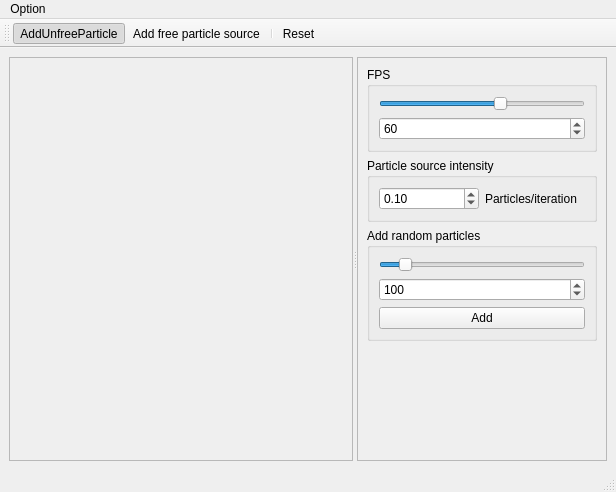
<?xml version="1.0" encoding="UTF-8"?>
<ui version="4.0">
 <class>MainWindow</class>
 <widget class="QMainWindow" name="MainWindow">
  <property name="geometry">
   <rect>
    <x>0</x>
    <y>0</y>
    <width>616</width>
    <height>492</height>
   </rect>
  </property>
  <property name="windowTitle">
   <string>MainWindow</string>
  </property>
  <widget class="QWidget" name="centralwidget">
   <layout class="QHBoxLayout" name="horizontalLayout">
    <item>
     <widget class="QSplitter" name="splitter">
      <property name="orientation">
       <enum>Qt::Horizontal</enum>
      </property>
      <widget class="QFrame" name="frame">
       <property name="minimumSize">
        <size>
         <width>100</width>
         <height>100</height>
        </size>
       </property>
       <property name="baseSize">
        <size>
         <width>300</width>
         <height>300</height>
        </size>
       </property>
       <property name="frameShape">
        <enum>QFrame::StyledPanel</enum>
       </property>
       <property name="frameShadow">
        <enum>QFrame::Raised</enum>
       </property>
       <layout class="QVBoxLayout" name="verticalLayout">
        <item>
         <widget class="OpenGLWidget" name="openglWidget" native="true">
          <property name="cursor">
           <cursorShape>CrossCursor</cursorShape>
          </property>
          <property name="mouseTracking">
           <bool>true</bool>
          </property>
          <property name="toolTip">
           <string extracomment="Click to add an unfree point"/>
          </property>
         </widget>
        </item>
       </layout>
      </widget>
      <widget class="QFrame" name="frame_2">
       <property name="enabled">
        <bool>true</bool>
       </property>
       <property name="sizePolicy">
        <sizepolicy hsizetype="Minimum" vsizetype="Minimum">
         <horstretch>0</horstretch>
         <verstretch>0</verstretch>
        </sizepolicy>
       </property>
       <property name="minimumSize">
        <size>
         <width>0</width>
         <height>0</height>
        </size>
       </property>
       <property name="maximumSize">
        <size>
         <width>250</width>
         <height>16777215</height>
        </size>
       </property>
       <property name="baseSize">
        <size>
         <width>5</width>
         <height>0</height>
        </size>
       </property>
       <property name="layoutDirection">
        <enum>Qt::LeftToRight</enum>
       </property>
       <property name="autoFillBackground">
        <bool>false</bool>
       </property>
       <property name="frameShape">
        <enum>QFrame::StyledPanel</enum>
       </property>
       <property name="frameShadow">
        <enum>QFrame::Raised</enum>
       </property>
       <layout class="QVBoxLayout" name="verticalLayout_2">
        <item>
         <widget class="QGroupBox" name="groupBox">
          <property name="title">
           <string>FPS</string>
          </property>
          <layout class="QVBoxLayout" name="verticalLayout_3">
           <item>
            <widget class="QSlider" name="horizontalSlider">
             <property name="minimum">
              <number>1</number>
             </property>
             <property name="maximum">
              <number>100</number>
             </property>
             <property name="value">
              <number>60</number>
             </property>
             <property name="orientation">
              <enum>Qt::Horizontal</enum>
             </property>
             <property name="invertedAppearance">
              <bool>false</bool>
             </property>
             <property name="invertedControls">
              <bool>false</bool>
             </property>
             <property name="tickPosition">
              <enum>QSlider::NoTicks</enum>
             </property>
            </widget>
           </item>
           <item>
            <widget class="QSpinBox" name="spinBox">
             <property name="minimum">
              <number>1</number>
             </property>
             <property name="maximum">
              <number>100</number>
             </property>
             <property name="value">
              <number>60</number>
             </property>
            </widget>
           </item>
          </layout>
         </widget>
        </item>
        <item>
         <widget class="QGroupBox" name="groupBox_2">
          <property name="title">
           <string>Particle source intensity</string>
          </property>
          <layout class="QHBoxLayout" name="horizontalLayout_3">
           <item>
            <widget class="QDoubleSpinBox" name="doubleSpinBox">
             <property name="minimum">
              <double>0.010000000000000</double>
             </property>
             <property name="maximum">
              <double>20.000000000000000</double>
             </property>
             <property name="singleStep">
              <double>0.100000000000000</double>
             </property>
             <property name="value">
              <double>0.100000000000000</double>
             </property>
            </widget>
           </item>
           <item>
            <widget class="QLabel" name="label">
             <property name="text">
              <string>Particles/iteration</string>
             </property>
            </widget>
           </item>
          </layout>
         </widget>
        </item>
        <item>
         <widget class="QGroupBox" name="groupBox_3">
          <property name="title">
           <string>Add random particles</string>
          </property>
          <layout class="QVBoxLayout" name="verticalLayout_4">
           <item>
            <widget class="QSlider" name="horizontalSlider_2">
             <property name="minimum">
              <number>1</number>
             </property>
             <property name="maximum">
              <number>10000</number>
             </property>
             <property name="singleStep">
              <number>100</number>
             </property>
             <property name="value">
              <number>1000</number>
             </property>
             <property name="orientation">
              <enum>Qt::Horizontal</enum>
             </property>
            </widget>
           </item>
           <item>
            <widget class="QSpinBox" name="spinBox_2">
             <property name="minimum">
              <number>1</number>
             </property>
             <property name="maximum">
              <number>10000</number>
             </property>
             <property name="singleStep">
              <number>100</number>
             </property>
             <property name="value">
              <number>100</number>
             </property>
            </widget>
           </item>
           <item>
            <widget class="QPushButton" name="pushButton">
             <property name="text">
              <string>Add</string>
             </property>
            </widget>
           </item>
          </layout>
         </widget>
        </item>
        <item>
         <spacer name="verticalSpacer">
          <property name="orientation">
           <enum>Qt::Vertical</enum>
          </property>
          <property name="sizeHint" stdset="0">
           <size>
            <width>20</width>
            <height>40</height>
           </size>
          </property>
         </spacer>
        </item>
       </layout>
      </widget>
     </widget>
    </item>
   </layout>
  </widget>
  <widget class="QMenuBar" name="menubar">
   <property name="geometry">
    <rect>
     <x>0</x>
     <y>0</y>
     <width>616</width>
     <height>19</height>
    </rect>
   </property>
   <widget class="QMenu" name="menuOption">
    <property name="title">
     <string>Option</string>
    </property>
   </widget>
   <addaction name="menuOption"/>
  </widget>
  <widget class="QStatusBar" name="statusbar"/>
  <widget class="Toolbar" name="toolBar">
   <property name="windowTitle">
    <string>toolBar</string>
   </property>
   <attribute name="toolBarArea">
    <enum>TopToolBarArea</enum>
   </attribute>
   <attribute name="toolBarBreak">
    <bool>false</bool>
   </attribute>
   <addaction name="actionAddUnfreeParticle"/>
   <addaction name="actionAddFreeParticleSource"/>
   <addaction name="separator"/>
   <addaction name="actionReset"/>
  </widget>
  <action name="actionAddUnfreeParticle">
   <property name="checkable">
    <bool>true</bool>
   </property>
   <property name="checked">
    <bool>true</bool>
   </property>
   <property name="icon">
    <iconset resource="resources.qrc">
     <normaloff>:/resources/resources/AddUnfree.png</normaloff>:/resources/resources/AddUnfree.png</iconset>
   </property>
   <property name="text">
    <string>AddUnfreeParticle</string>
   </property>
   <property name="toolTip">
    <string>Click to add an unfree particle</string>
   </property>
  </action>
  <action name="actionAddFreeParticleSource">
   <property name="checkable">
    <bool>true</bool>
   </property>
   <property name="icon">
    <iconset resource="resources.qrc">
     <normaloff>:/resources/resources/AddSource.png</normaloff>:/resources/resources/AddSource.png</iconset>
   </property>
   <property name="text">
    <string>Add free particle source</string>
   </property>
   <property name="toolTip">
    <string>Click to add an free particle source</string>
   </property>
  </action>
  <action name="actionReset">
   <property name="icon">
    <iconset resource="resources.qrc">
     <normaloff>:/resources/resources/Reset.png</normaloff>:/resources/resources/Reset.png</iconset>
   </property>
   <property name="text">
    <string>Reset</string>
   </property>
   <property name="toolTip">
    <string>Clear screen</string>
   </property>
  </action>
 </widget>
 <customwidgets>
  <customwidget>
   <class>OpenGLWidget</class>
   <extends>QWidget</extends>
   <header>openGLWidget.h</header>
   <container>1</container>
   <slots>
    <slot>setFPS(int)</slot>
    <slot>setSelectedTool(Tool)</slot>
    <slot>setParticleSourceIntensity(double)</slot>
    <slot>setConstantFreeParticles(bool)</slot>
    <slot>setFreeParticlesToAdd(int)</slot>
    <slot>addFreeParticles()</slot>
    <slot>reset()</slot>
   </slots>
  </customwidget>
  <customwidget>
   <class>Toolbar</class>
   <extends>QToolBar</extends>
   <header>toolbar.h</header>
   <slots>
    <signal>toolSelected(Tool)</signal>
    <signal>constantFreeParticles(bool)</signal>
    <signal>reset()</signal>
    <slot>actionTriggeredSlot(QAction*)</slot>
   </slots>
  </customwidget>
 </customwidgets>
 <resources>
  <include location="resources.qrc"/>
 </resources>
 <connections>
  <connection>
   <sender>spinBox</sender>
   <signal>valueChanged(int)</signal>
   <receiver>horizontalSlider</receiver>
   <slot>setValue(int)</slot>
   <hints>
    <hint type="sourcelabel">
     <x>543</x>
     <y>122</y>
    </hint>
    <hint type="destinationlabel">
     <x>544</x>
     <y>99</y>
    </hint>
   </hints>
  </connection>
  <connection>
   <sender>horizontalSlider</sender>
   <signal>valueChanged(int)</signal>
   <receiver>spinBox</receiver>
   <slot>setValue(int)</slot>
   <hints>
    <hint type="sourcelabel">
     <x>519</x>
     <y>101</y>
    </hint>
    <hint type="destinationlabel">
     <x>516</x>
     <y>130</y>
    </hint>
   </hints>
  </connection>
  <connection>
   <sender>horizontalSlider</sender>
   <signal>valueChanged(int)</signal>
   <receiver>openglWidget</receiver>
   <slot>setFPS(int)</slot>
   <hints>
    <hint type="sourcelabel">
     <x>493</x>
     <y>97</y>
    </hint>
    <hint type="destinationlabel">
     <x>234</x>
     <y>104</y>
    </hint>
   </hints>
  </connection>
  <connection>
   <sender>toolBar</sender>
   <signal>actionTriggered(QAction*)</signal>
   <receiver>toolBar</receiver>
   <slot>actionTriggeredSlot(QAction*)</slot>
   <hints>
    <hint type="sourcelabel">
     <x>214</x>
     <y>34</y>
    </hint>
    <hint type="destinationlabel">
     <x>241</x>
     <y>34</y>
    </hint>
   </hints>
  </connection>
  <connection>
   <sender>toolBar</sender>
   <signal>toolSelected(Tool)</signal>
   <receiver>openglWidget</receiver>
   <slot>setSelectedTool(Tool)</slot>
   <hints>
    <hint type="sourcelabel">
     <x>161</x>
     <y>40</y>
    </hint>
    <hint type="destinationlabel">
     <x>156</x>
     <y>92</y>
    </hint>
   </hints>
  </connection>
  <connection>
   <sender>doubleSpinBox</sender>
   <signal>valueChanged(double)</signal>
   <receiver>openglWidget</receiver>
   <slot>setParticleSourceIntensity(double)</slot>
   <hints>
    <hint type="sourcelabel">
     <x>383</x>
     <y>190</y>
    </hint>
    <hint type="destinationlabel">
     <x>276</x>
     <y>191</y>
    </hint>
   </hints>
  </connection>
  <connection>
   <sender>horizontalSlider_2</sender>
   <signal>valueChanged(int)</signal>
   <receiver>spinBox_2</receiver>
   <slot>setValue(int)</slot>
   <hints>
    <hint type="sourcelabel">
     <x>463</x>
     <y>248</y>
    </hint>
    <hint type="destinationlabel">
     <x>463</x>
     <y>273</y>
    </hint>
   </hints>
  </connection>
  <connection>
   <sender>spinBox_2</sender>
   <signal>valueChanged(int)</signal>
   <receiver>horizontalSlider_2</receiver>
   <slot>setValue(int)</slot>
   <hints>
    <hint type="sourcelabel">
     <x>518</x>
     <y>273</y>
    </hint>
    <hint type="destinationlabel">
     <x>522</x>
     <y>257</y>
    </hint>
   </hints>
  </connection>
  <connection>
   <sender>spinBox_2</sender>
   <signal>valueChanged(int)</signal>
   <receiver>openglWidget</receiver>
   <slot>setFreeParticlesToAdd(int)</slot>
   <hints>
    <hint type="sourcelabel">
     <x>406</x>
     <y>274</y>
    </hint>
    <hint type="destinationlabel">
     <x>312</x>
     <y>274</y>
    </hint>
   </hints>
  </connection>
  <connection>
   <sender>pushButton</sender>
   <signal>pressed()</signal>
   <receiver>openglWidget</receiver>
   <slot>addFreeParticles()</slot>
   <hints>
    <hint type="sourcelabel">
     <x>442</x>
     <y>306</y>
    </hint>
    <hint type="destinationlabel">
     <x>256</x>
     <y>296</y>
    </hint>
   </hints>
  </connection>
  <connection>
   <sender>toolBar</sender>
   <signal>reset()</signal>
   <receiver>openglWidget</receiver>
   <slot>reset()</slot>
   <hints>
    <hint type="sourcelabel">
     <x>100</x>
     <y>34</y>
    </hint>
    <hint type="destinationlabel">
     <x>97</x>
     <y>77</y>
    </hint>
   </hints>
  </connection>
 </connections>
</ui>
